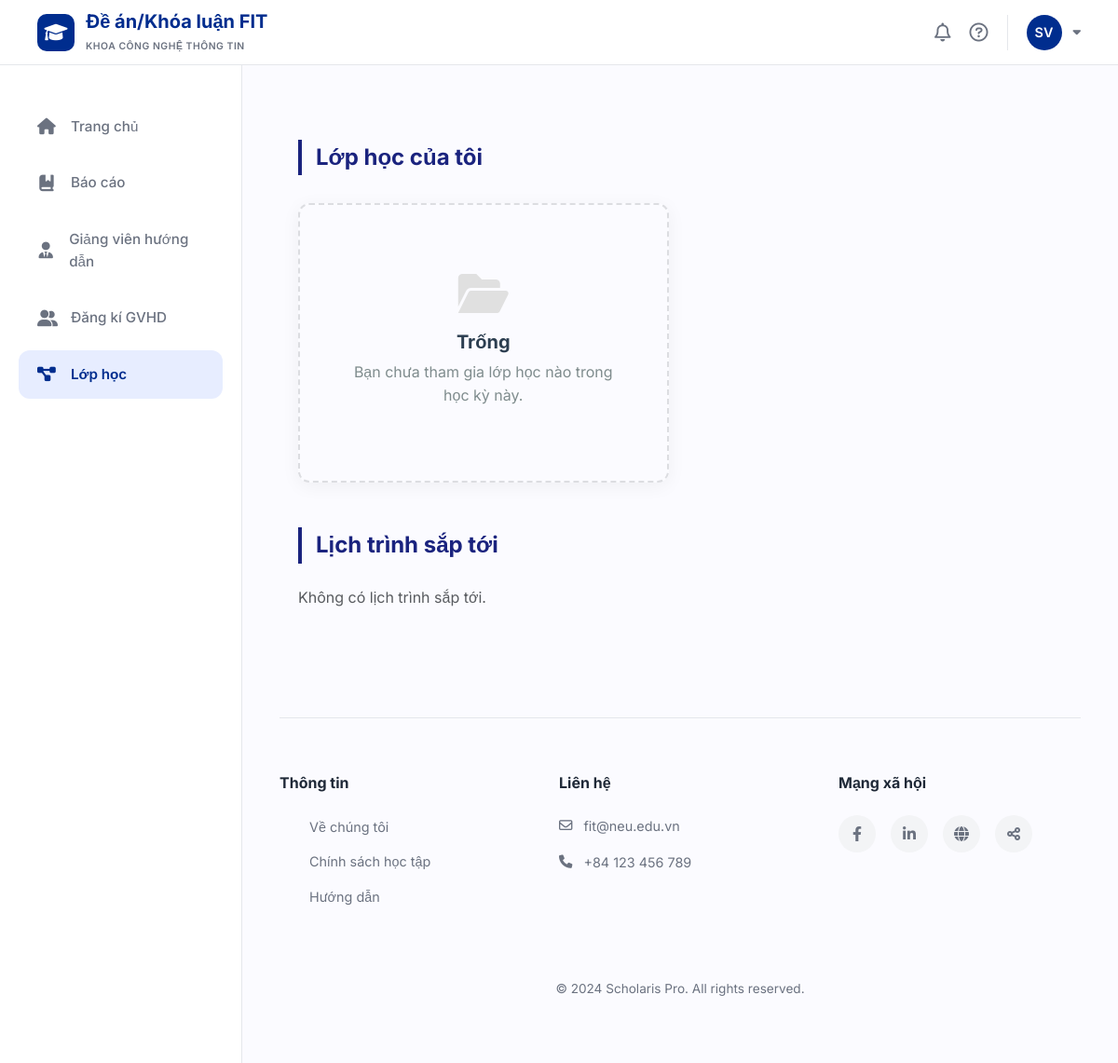
The app's page /my-projects (signed in), older data.
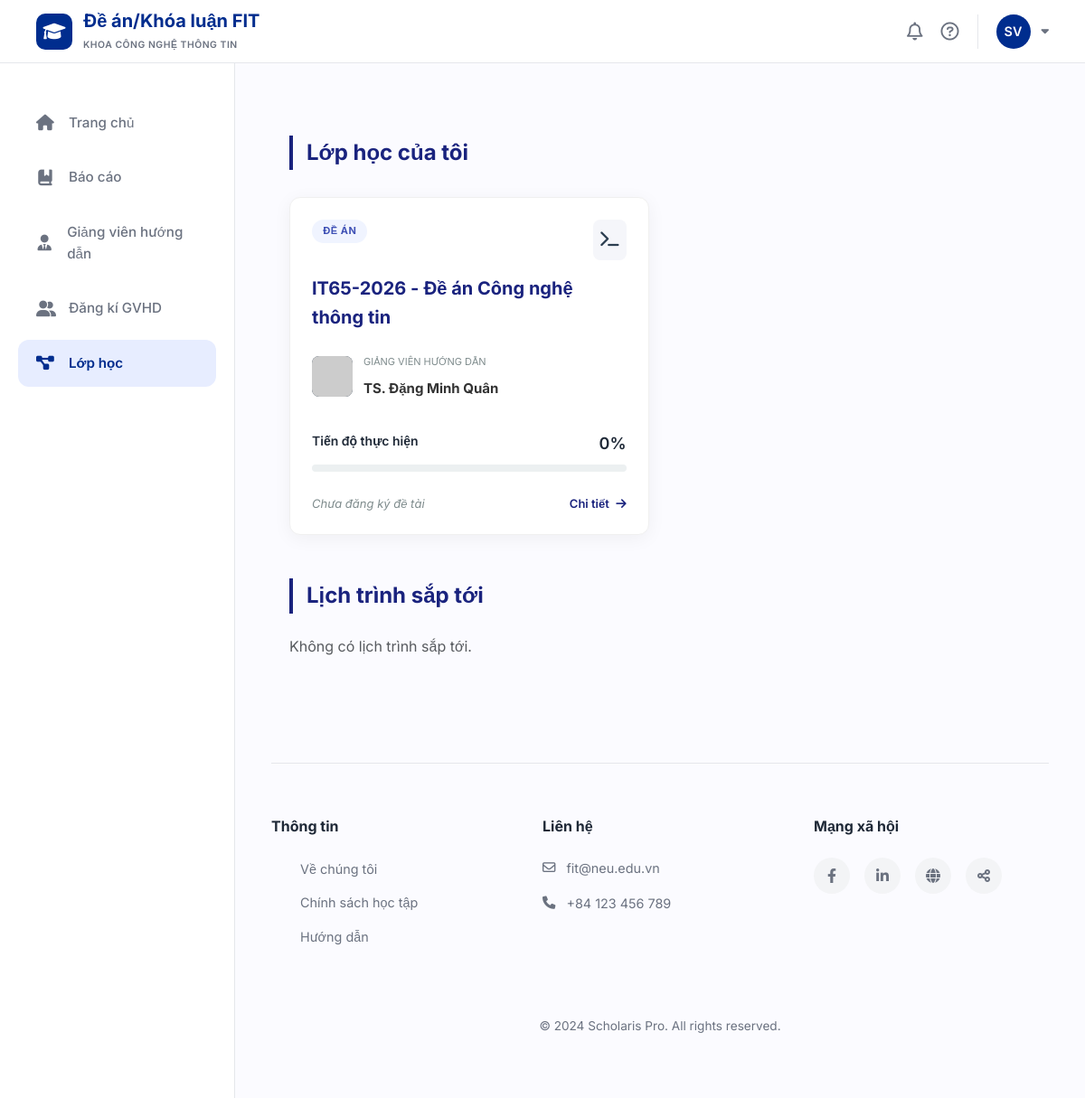
The same page, newer data.
### tables this page shows
CREATE TABLE classes (
    id INTEGER PRIMARY KEY AUTOINCREMENT,
    class_code VARCHAR(50) NOT NULL UNIQUE,
    class_name VARCHAR(100) NOT NULL,
    course_id INTEGER NOT NULL,
    lecturer_id INTEGER NOT NULL,
    semester_id INTEGER NOT NULL,
    status VARCHAR(20) DEFAULT 'active' CHECK (status IN ('active', 'completed')),
    FOREIGN KEY (course_id) REFERENCES courses(id),
    FOREIGN KEY (lecturer_id) REFERENCES lecturers(id),
    FOREIGN KEY (semester_id) REFERENCES semesters(id)
);

CREATE TABLE course_types (
    id INTEGER PRIMARY KEY AUTOINCREMENT,
    type_name VARCHAR(50) NOT NULL UNIQUE
);

CREATE TABLE users (
    id INTEGER PRIMARY KEY AUTOINCREMENT,
    email VARCHAR(100) NOT NULL UNIQUE,
    password VARCHAR(255) NOT NULL,
    full_name VARCHAR(100) NOT NULL,
    role VARCHAR(20) NOT NULL CHECK (role IN ('student', 'lecturer')),
    phone VARCHAR(20),
    created_at DATETIME DEFAULT CURRENT_TIMESTAMP
);

### app/student/myprojects/routes.py (the view)
@myprojects_bp.route('/my-projects')
def my_projects():
    user_id = session.get('user_id') or 1
    conn = get_db()
    conn.row_factory = lambda cursor, row: dict(zip([column[0] for column in cursor.description], row))
    cur = conn.cursor()
    query_classes = """
        SELECT
            c.id, c.class_code, c.class_name,
            u_l.full_name AS lecturer_name,
            ct.type_name AS course_type,
            (SELECT COUNT(*) FROM assignments a WHERE a.class_id = c.id) as total_tasks,
            (SELECT COUNT(*) FROM submissions s
             JOIN assignments a ON s.assignment_id = a.id
             WHERE a.class_id = c.id AND s.student_id = st.id) as completed_tasks,
            (SELECT title FROM topics t WHERE t.class_id = c.id AND t.student_id = st.id LIMIT 1) as current_topic
        FROM classes c
        JOIN class_students cs ON c.id = cs.class_id
        JOIN students st ON cs.student_id = st.id
        JOIN lecturers l ON c.lecturer_id = l.id
        JOIN users u_l ON l.user_id = u_l.id
        JOIN courses cr ON c.course_id = cr.id
        JOIN course_types ct ON cr.course_type_id = ct.id
        WHERE st.user_id = ?
    """
    cur.execute(query_classes, (user_id,))
    registrations = cur.fetchall()
    for item in registrations:
        if item['total_tasks'] > 0:
            item['progress_percent'] = int((item['completed_tasks'] / item['total_tasks']) * 100)
        else:
            item['progress_percent'] = 0
    query_schedule = """
        SELECT a.title, a.deadline, a.description
        FROM assignments a
        JOIN class_students cs ON a.class_id = cs.class_id
        JOIN students st ON cs.student_id = st.id
        LEFT JOIN submissions s ON a.id = s.assignment_id AND s.student_id = st.id
        WHERE st.user_id = ? AND s.id IS NULL AND a.deadline > DATETIME('now')
        ORDER BY a.deadline ASC
        LIMIT 1
    """
    cur.execute(query_schedule, (user_id,))
    upcoming_event = cur.fetchone()
    return render_template('student/myprojects.html',
                           registrations=registrations,
                           upcoming_event=upcoming_event)

### app/database.py (called while the page is built)
def get_db():
    if 'db' not in g:
        g.db = sqlite3.connect(DB_PATH, timeout=30)
        g.db.row_factory = sqlite3.Row
        try:
            g.db.execute("PRAGMA journal_mode=WAL")
            g.db.execute("PRAGMA foreign_keys=ON")
        except sqlite3.OperationalError:
            pass
    return g.db

### templates/student/myprojects.html (shortened to what this page needs)
{% extends "student/base.html" %}
{% block content %}
<link rel="stylesheet" href="https://cdnjs.cloudflare.com/ajax/libs/font-awesome/6.0.0/css/all.min.css">
<div class="container main-container">
    <div class="section-title">Lớp học của tôi</div>
    <div class="project-grid">
        {% for item in registrations %}
        <div class="project-card">
            <div class="card-top">
                <span class="type-badge">{{ item['course_type'] }}</span>
                <div class="icon-box"><i class="fas fa-terminal"></i></div>
            </div>
            <div class="class-code-title">
                {{ item['class_code'] }} - {{ item['class_name'] }}
            </div>
            <div class="lecturer-info">
                <img src="https://ui-avatars.com/api/?name={{ item['lecturer_name'] }}&background=2c3e50&color=fff" class="lecturer-avatar">
                <div class="lecturer-details">
                    <p>GIẢNG VIÊN HƯỚNG DẪN</p>
                    <div class="lecturer-name">{{ item['lecturer_name'] }}</div>
                </div>
            </div>
            <div class="progress-section">
                <div class="progress-label">
                    <span>Tiến độ thực hiện</span>
                    <span style="font-size: 18px;">{{ item['progress_percent'] }}%</span>
                </div>
                <div class="progress">
                </div>
            </div>
            <div class="card-footer-info">
                <span class="status-text">
                    {% if item['current_topic'] %}
                        Đề tài: {{ item['current_topic'] | truncate(30) }}
                    {% else %}
                        Chưa đăng ký đề tài
                    {% endif %}
                </span>
                <a href="{{ url_for('myprojects.project_detail', id=item['id']) }}" class="detail-link">
                    Chi tiết <i class="fas fa-arrow-right ms-1"></i>
                </a>
            </div>
        </div>
        {% else %}
        <div class="project-card empty-card">
            <i class="fas fa-folder-open fa-3x mb-3" style="color: #e0e0e0;"></i>
            <h5 style="color: #2c3e50; font-weight: 700;">Trống</h5>
            <p class="px-4">Bạn chưa tham gia lớp học nào trong học kỳ này.</p>
        </div>
        {% endfor %}
    </div>
    <div class="section-title mt-custom-lg mb-4">Lịch trình sắp tới</div>
    <div style="max-width: 400px;">
        {% if upcoming_event %}
        <div class="project-card" style="padding: 15px 24px; border-left: 4px solid #e67e22;">
            <p style="color: #e67e22; font-weight: 700; font-size: 12px; margin-bottom: 5px;">
                {{ upcoming_event['deadline'] }}
            </p>
            <h6 style="font-weight: 700; color: #1a237e;">{{ upcoming_event['title'] }}</h6>
            <p style="font-size: 13px; color: #7f8c8d; margin: 0;">{{ upcoming_event['description'] | truncate(100) }}</p>
        </div>
        {% else %}
        <p class="text-muted italic">Không có lịch trình sắp tới.</p>
        {% endif %}
    </div>
</div>
{% endblock %}

Row changes from the older to the newer data that the page shows:
added classes: course_type "ĐỀ ÁN", class_code "IT65-2026", class_name "Đề án Công nghệ thông tin", lecturer_name "TS. Đặng Minh Quân", progress_percent "0"
Text that changed along with them:
text no longer shown: "Trống Bạn chưa tham gia lớp học nào trong học kỳ này."
